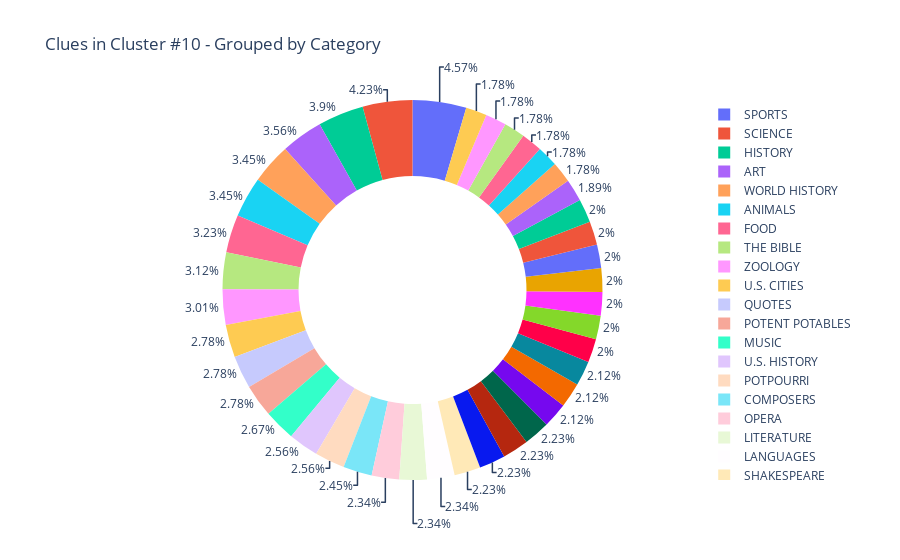

Notebook code for this chart:
### Markdown cell above
Sports is the top category in this cluster, but with only 41 clues out of 5142. The categories are pretty varied here, and do not lean to a specific category.

Let's visualize the top 40 categories in the cluster in a pie/donut chart below - as expected, it's quite varied, and doesn't seem to lean to a specific category. You can hover your mouse over each section in the pie/donut to get more details.

### Code cell
fig = px.pie(category_counts[0:40], values='Count', names='Label', title='Clues in Cluster #10 - Grouped by Category', hole=0.6)
fig.update_traces(textposition='outside', textinfo='percent')
fig.show()

### Figure 1 — Plotly figure (JSON) as saved in the notebook; plotly's stock layout.template omitted (floating-point values rounded to 4 significant figures)
{"data": [{"domain": {"x": [0, 1], "y": [0, 1]}, "hole": 0.6, "hovertemplate": "Label=%{label}<br>Count=%{value}<extra></extra>", "labels": ["SPORTS", "SCIENCE", "HISTORY", "ART", "WORLD HISTORY", "ANIMALS", "FOOD", "THE BIBLE", "ZOOLOGY", "U.S. CITIES", "QUOTES", "POTENT POTABLES", "MUSIC", "U.S. HISTORY", "POTPOURRI", "COMPOSERS", "OPERA", "LITERATURE", "LANGUAGES", "SHAKESPEARE", "POETRY", "WORD ORIGINS", "WORLD CAPITALS", "GEOGRAPHY", "BUSINESS & INDUSTRY", "AUTHORS", "BIOLOGY", "MOVIES", "TRANSPORTATION", "WEATHER", "ISLANDS", "FICTIONAL CHARACTERS", "COOKING", "WORLD GEOGRAPHY", "MUSICAL INSTRUMENTS", "COLORS", "PRESIDENTIAL TRIVIA", "RELIGION", "CHILDREN'S LITERATURE", "WORLD CITIES"], "legendgroup": "", "name": "", "showlegend": true, "textinfo": "percent", "textposition": "outside", "type": "pie", "values": [41, 38, 35, 32, 31, 31, 29, 28, 27, 25, 25, 25, 24, 23, 23, 22, 21, 21, 21, 20, 20, 20, 20, 19, 19, 19, 18, 18, 18, 18, 18, 18, 18, 17, 16, 16, 16, 16, 16, 16]}], "layout": {"legend": {"tracegroupgap": 0}, "title": {"text": "Clues in Cluster #10 - Grouped by Category"}}}
